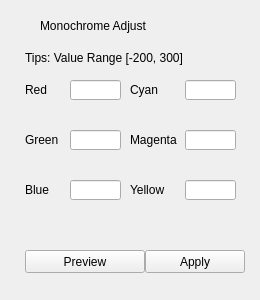
<?xml version="1.0" encoding="UTF-8"?>
<ui version="4.0">
 <class>MonochromeAdjustWidget</class>
 <widget class="QWidget" name="MonochromeAdjustWidget">
  <property name="geometry">
   <rect>
    <x>0</x>
    <y>0</y>
    <width>260</width>
    <height>300</height>
   </rect>
  </property>
  <property name="windowTitle">
   <string>Form</string>
  </property>
  <widget class="QLabel" name="label_4">
   <property name="geometry">
    <rect>
     <x>25</x>
     <y>130</y>
     <width>41</width>
     <height>20</height>
    </rect>
   </property>
   <property name="text">
    <string>Green</string>
   </property>
  </widget>
  <widget class="QLabel" name="label">
   <property name="geometry">
    <rect>
     <x>40</x>
     <y>10</y>
     <width>211</width>
     <height>31</height>
    </rect>
   </property>
   <property name="text">
    <string>Monochrome Adjust</string>
   </property>
  </widget>
  <widget class="QLineEdit" name="blueEdit">
   <property name="geometry">
    <rect>
     <x>70</x>
     <y>180</y>
     <width>51</width>
     <height>20</height>
    </rect>
   </property>
  </widget>
  <widget class="QLabel" name="label_3">
   <property name="geometry">
    <rect>
     <x>25</x>
     <y>180</y>
     <width>41</width>
     <height>20</height>
    </rect>
   </property>
   <property name="text">
    <string>Blue</string>
   </property>
  </widget>
  <widget class="QLabel" name="label_8">
   <property name="geometry">
    <rect>
     <x>25</x>
     <y>50</y>
     <width>201</width>
     <height>16</height>
    </rect>
   </property>
   <property name="text">
    <string>Tips: Value Range [-200, 300]</string>
   </property>
  </widget>
  <widget class="QLabel" name="label_2">
   <property name="geometry">
    <rect>
     <x>25</x>
     <y>80</y>
     <width>41</width>
     <height>20</height>
    </rect>
   </property>
   <property name="text">
    <string>Red</string>
   </property>
  </widget>
  <widget class="QPushButton" name="previewBtn">
   <property name="geometry">
    <rect>
     <x>25</x>
     <y>250</y>
     <width>120</width>
     <height>23</height>
    </rect>
   </property>
   <property name="text">
    <string>Preview</string>
   </property>
  </widget>
  <widget class="QLineEdit" name="greenEdit">
   <property name="geometry">
    <rect>
     <x>70</x>
     <y>130</y>
     <width>51</width>
     <height>20</height>
    </rect>
   </property>
  </widget>
  <widget class="QPushButton" name="applyBtn">
   <property name="geometry">
    <rect>
     <x>145</x>
     <y>250</y>
     <width>100</width>
     <height>23</height>
    </rect>
   </property>
   <property name="text">
    <string>Apply</string>
   </property>
  </widget>
  <widget class="QLineEdit" name="redEdit">
   <property name="geometry">
    <rect>
     <x>70</x>
     <y>80</y>
     <width>51</width>
     <height>20</height>
    </rect>
   </property>
  </widget>
  <widget class="QLineEdit" name="magentaEdit">
   <property name="geometry">
    <rect>
     <x>185</x>
     <y>130</y>
     <width>51</width>
     <height>20</height>
    </rect>
   </property>
  </widget>
  <widget class="QLineEdit" name="yellowEdit">
   <property name="geometry">
    <rect>
     <x>185</x>
     <y>180</y>
     <width>51</width>
     <height>20</height>
    </rect>
   </property>
  </widget>
  <widget class="QLineEdit" name="cyanEdit">
   <property name="geometry">
    <rect>
     <x>185</x>
     <y>80</y>
     <width>51</width>
     <height>20</height>
    </rect>
   </property>
  </widget>
  <widget class="QLabel" name="label_6">
   <property name="geometry">
    <rect>
     <x>130</x>
     <y>130</y>
     <width>51</width>
     <height>20</height>
    </rect>
   </property>
   <property name="text">
    <string>Magenta</string>
   </property>
  </widget>
  <widget class="QLabel" name="label_7">
   <property name="geometry">
    <rect>
     <x>130</x>
     <y>80</y>
     <width>41</width>
     <height>20</height>
    </rect>
   </property>
   <property name="text">
    <string>Cyan</string>
   </property>
  </widget>
  <widget class="QLabel" name="label_5">
   <property name="geometry">
    <rect>
     <x>130</x>
     <y>180</y>
     <width>51</width>
     <height>20</height>
    </rect>
   </property>
   <property name="text">
    <string>Yellow</string>
   </property>
  </widget>
 </widget>
 <tabstops>
  <tabstop>redEdit</tabstop>
  <tabstop>cyanEdit</tabstop>
  <tabstop>greenEdit</tabstop>
  <tabstop>magentaEdit</tabstop>
  <tabstop>blueEdit</tabstop>
  <tabstop>yellowEdit</tabstop>
  <tabstop>previewBtn</tabstop>
  <tabstop>applyBtn</tabstop>
 </tabstops>
 <resources/>
 <connections/>
</ui>
